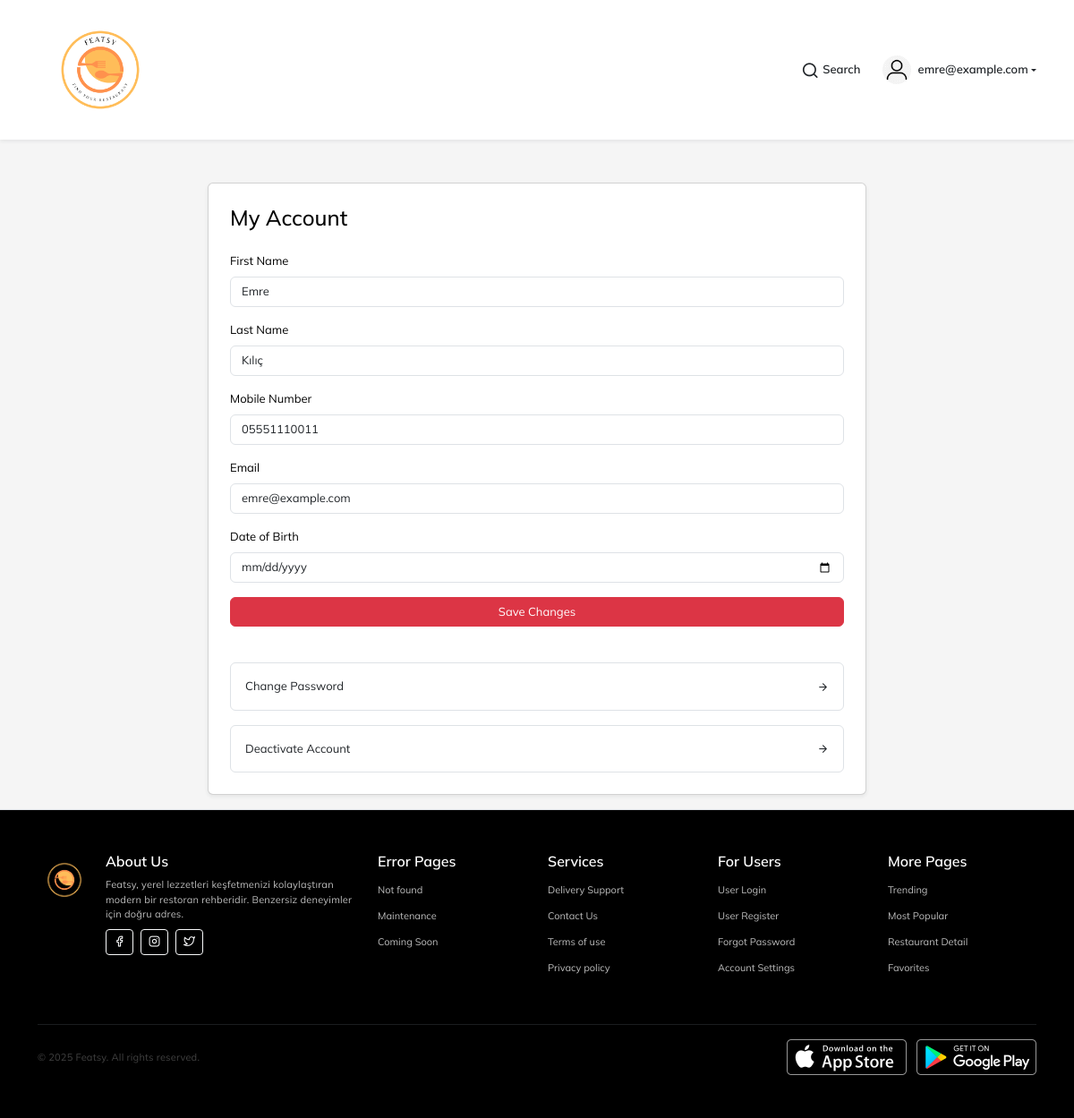
Page /profile.php (signed in) on the committed database.
### tables this page shows
CREATE TABLE `user_details` (
  `id` int(11) NOT NULL,
  `user_id` int(11) NOT NULL,
  `name` varchar(100) NOT NULL,
  `surname` varchar(100) NOT NULL,
  `phone` varchar(20) DEFAULT NULL,
  `address` varchar(255) DEFAULT NULL,
  `county_id` int(11) DEFAULT NULL,
  `created_at` datetime DEFAULT current_timestamp(),
  `updated_at` datetime DEFAULT current_timestamp() ON UPDATE current_timestamp()
);

CREATE TABLE `users` (
  `id` int(11) NOT NULL,
  `username` varchar(100) NOT NULL,
  `mail` varchar(150) NOT NULL,
  `password` varchar(255) NOT NULL,
  `role` enum('customer','restaurant_owner','admin') DEFAULT 'customer',
  `status` enum('active','suspended','deleted') DEFAULT 'active',
  `email_verified` tinyint(1) DEFAULT 0,
  `birth_date` date DEFAULT NULL,
  `profile_picture` varchar(255) DEFAULT NULL,
  `created_at` datetime DEFAULT current_timestamp(),
  `updated_at` datetime DEFAULT current_timestamp() ON UPDATE current_timestamp()
);

### db/functions.php (called while the page is built, shortened)
<?php
include 'db/config_db.php';
function get_user_profile($user_id) {
    global $conn;
    $stmt = $conn->prepare("
        SELECT
            u.mail, u.birth_date,
            d.name, d.surname, d.phone
        FROM users u
        JOIN user_details d ON u.id = d.user_id
        WHERE u.id = ?
    ");
    $stmt->bind_param("i", $user_id);
    $stmt->execute();
    $result = $stmt->get_result();
    return $result->fetch_assoc();
}

### profile.php (the view, shortened to what this page needs)
<?php
include 'db/functions.php';
$user_id = $_SESSION['user_id'];
$profile = get_user_profile($user_id);
?>
<!DOCTYPE html>
<html lang="en">
<header class="section-header">
        <section class="header-main shadow-sm bg-white">
  <div class="container">
    <div class="row align-items-center justify-content-between py-2">
      <div class="col-auto">
  <a href="home.php" class="brand-wrap mb-0">
    <img alt="logo" src="img/logo.png" style="height: 140px; width: auto;">
  </a>
</div>
      <div class="col-auto d-flex align-items-center gap-4">
        <a href="search.php" class="d-flex align-items-center text-dark text-decoration-none">
          <i class="feather-search h5 mb-0 me-1"></i>
          <span class="fw-semibold">Search</span>
        </a>
        <div class="dropdown">
          <a href="#" class="dropdown-toggle d-flex align-items-center text-dark text-decoration-none"
             id="dropdownMenuButton" data-bs-toggle="dropdown" aria-haspopup="true" aria-expanded="false">
            <img src="img/homelogo/guestlogo.png" alt="User" class="rounded-circle me-2"
                 style="width: 32px; height: 32px;">
            <span class="fw-semibold"><?php echo $_SESSION['user_email'] ?? 'Guest'; ?></span>
          </a>
        </div>
      </div>
    </div>
  </div>
</section>
    </header>
<head>
  <link href="vendor/bootstrap/css/bootstrap.min.css" rel="stylesheet">
  <link href="vendor/icons/feather.css" rel="stylesheet">
  <link href="css/style.css" rel="stylesheet">
</head>
<body class="fixed-bottom-bar">
  <div class="container mt-5">
    <div class="row justify-content-center">
      <div class="col-md-8 mb-3">
        <div class="card shadow-sm p-4">
          <h4 class="mb-4">My Account</h4>
          <form method="POST" action="update_profile.php">
  <div class="mb-3">
    <label for="first_name" class="form-label">First Name</label>
    <input type="text" name="first_name" id="first_name" class="form-control"
      value="<?php echo htmlspecialchars($profile['name'] ?? ''); ?>">
  </div>
  <div class="mb-3">
    <label for="last_name" class="form-label">Last Name</label>
    <input type="text" name="last_name" id="last_name" class="form-control"
      value="<?php echo htmlspecialchars($profile['surname'] ?? ''); ?>">
  </div>
  <div class="mb-3">
    <label for="phone" class="form-label">Mobile Number</label>
    <input type="text" name="phone" id="phone" class="form-control"
      value="<?php echo htmlspecialchars($profile['phone'] ?? ''); ?>">
  </div>
  <div class="mb-3">
    <label for="mail" class="form-label">Email</label>
    <input type="email" name="mail" id="mail" class="form-control"
      value="<?php echo htmlspecialchars($profile['mail'] ?? ''); ?>" readonly>
  </div>
  <div class="mb-3">
    <label for="birth_date" class="form-label">Date of Birth</label>
    <input type="date" name="birth_date" id="birth_date" class="form-control"
      value="<?php echo htmlspecialchars($profile['birth_date'] ?? ''); ?>">
  </div>
  <button type="submit" class="btn btn-danger w-100">Save Changes</button>
</form>
          <div class="additional mt-4">
            <div class="change_password my-3">
              <a href="forgot_password.php"
                class="p-3 border rounded bg-white btn d-flex align-items-center">Change Password
                <i class="feather-arrow-right ms-auto"></i></a>
            </div>
            <div class="deactivate_account">
              <a href="forgot_password.php"
                class="p-3 border rounded bg-white btn d-flex align-items-center">Deactivate Account
                <i class="feather-arrow-right ms-auto"></i></a>
            </div>
          </div>
        </div>
      </div>
    </div>
  </div>
                <footer class="section-footer border-top bg-dark text-white">
  <div class="container py-5">
    <div class="row gy-4">
      <div class="col-lg-4 col-md-6">
        <div class="d-flex">
          <img src="img/logo.png" alt="Featsy Logo" style="height: 60px;" class="me-3">
          <div>
            <h6 class="fw-bold text-white">About Us</h6>
            <p class="text-muted mb-2 small">Featsy, yerel lezzetleri keşfetmenizi kolaylaştıran modern bir restoran rehberidir. Benzersiz deneyimler için doğru adres.</p>
            <div class="d-flex gap-2">
              <a class="btn btn-sm btn-outline-light" href="#"><i class="feather-facebook"></i></a>
              <a class="btn btn-sm btn-outline-light" href="#"><i class="feather-instagram"></i></a>
              <a class="btn btn-sm btn-outline-light" href="#"><i class="feather-twitter"></i></a>
            </div>
          </div>
        </div>
      </div>
      <div class="col-lg-2 col-md-3 col-sm-6">
        <h6 class="fw-bold">Error Pages</h6>
        <ul class="list-unstyled small">
          <li><a href="not-found.php" class="text-muted">Not found</a></li>
          <li><a href="maintence.php" class="text-muted">Maintenance</a></li>
          <li><a href="coming-soon.php" class="text-muted">Coming Soon</a></li>
        </ul>
      </div>
      <div class="col-lg-2 col-md-3 col-sm-6">
        <h6 class="fw-bold">Services</h6>
        <ul class="list-unstyled small">
          <li><a href="faq.php" class="text-muted">Delivery Support</a></li>
          <li><a href="contact-us.php" class="text-muted">Contact Us</a></li>
          <li><a href="terms.php" class="text-muted">Terms of use</a></li>
          <li><a href="privacy.php" class="text-muted">Privacy policy</a></li>
        </ul>
      </div>
      <div class="col-lg-2 col-md-3 col-sm-6">
        <h6 class="fw-bold">For Users</h6>
        <ul class="list-unstyled small">
          <li><a href="login.php" class="text-muted">User Login</a></li>
          <li><a href="signup.php" class="text-muted">User Register</a></li>
          <li><a href="forgot_password.php" class="text-muted">Forgot Password</a></li>
          <li><a href="profile.php" class="text-muted">Account Settings</a></li>
        </ul>
      </div>
      <div class="col-lg-2 col-md-3 col-sm-6">
        <h6 class="fw-bold">More Pages</h6>
        <ul class="list-unstyled small">
          <li><a href="trending.php" class="text-muted">Trending</a></li>
          <li><a href="most_popular.php" class="text-muted">Most Popular</a></li>
          <li><a href="restaurant.php" class="text-muted">Restaurant Detail</a></li>
          <li><a href="favorites.php" class="text-muted">Favorites</a></li>
        </ul>
      </div>
    </div>
    <hr class="border-secondary mt-5">
    <div class="d-flex justify-content-between align-items-center flex-column flex-md-row text-muted small">
      <p class="mb-2 mb-md-0">© 2025 Featsy. All rights reserved.</p>
      <div>
        <a href="#"><img src="img/appstore.png" height="40" class="me-2" alt="App Store"></a>
        <a href="#"><img src="img/playmarket.png" height="40" alt="Google Play"></a>
      </div>
    </div>
  </div>
</footer>
</body>
</html>

### css/style.css (style rules this page uses)
body { font-family: 'Mulish', sans-serif; font-size: 13px; color: #000000; background: #f5f5f5; }
.fw-bold { font-weight: 600 !important; }
.small, small { font-size: 11px !important; }
div, a { outline: none !important; }
.form-control, .btn, .input-group-sm>.custom-select, .input-group-sm>.form-control, .input-group-sm>.input-group-text>.btn, .input-group-sm>.input-group-text>.input-group-text, .input-group-sm>.input-group-prepend>.btn, .input-group-sm>.input-group-prepend>.input-group-text { font-size: 13px; }
.form-control { box-shadow: none !important; }
.header-main .container { position: relative; }
.brand-wrap img { height: 40px; }
a { color: #e23744; text-decoration: none !important; }
p { color: #424242; letter-spacing: 0.2px; }
.feather-arrow-right { -webkit-animation: bounceRight 2s infinite; animation: bounceRight 2s infinite; }
footer .text-muted { color: #bdbdbd !important; }
.section-footer { background: #000 !important; }
.section-footer ul li { line-height: 29px; }
.section-footer ul { margin: 0px; }

### rows in the picture
user_details: first_name "Emre", last_name "Kılıç", phone "05551110011", mail "emre@example.com"

### other values in the picture
$_SESSION['user_email'] "emre@example.com"
